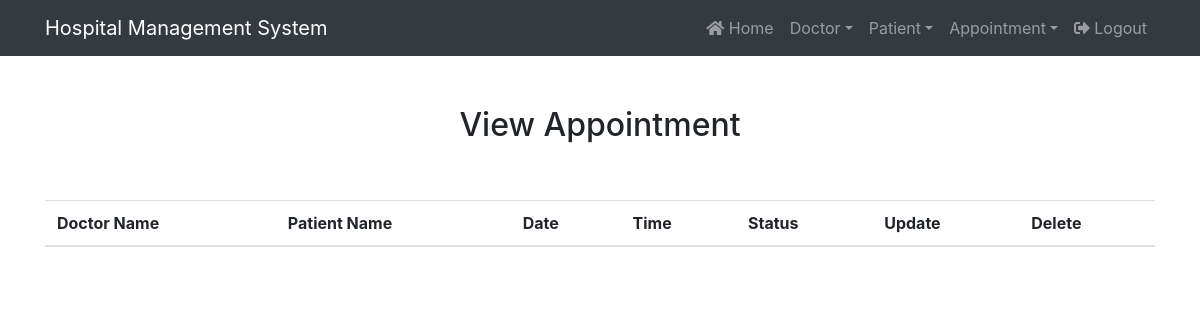
Before: /view_appointment/ (signed in) with the older database file.
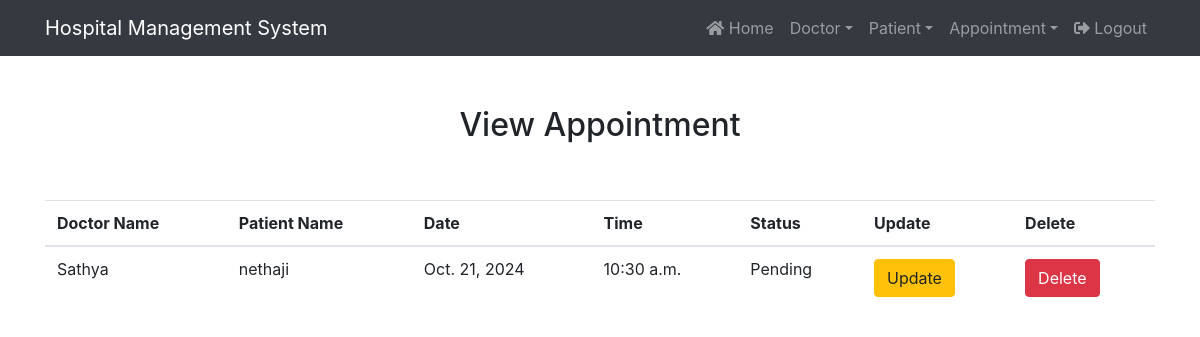
After: the same page with the newer database file.
### hospital/models.py (models this page shows, shortened)
class Appointment(models.Model):
    doctor = models.ForeignKey(Doctor, on_delete=models.CASCADE)  # if we delete doctors in above, it gets deleted here also
    patient = models.ForeignKey(Patient, on_delete=models.CASCADE)
    date1 = models.DateField()
    time1 = models.TimeField()
    status = models.CharField(max_length=10, choices=[('pending', 'pending'), ('Accepted', 'Accepted'), ('Rejected', 'Rejected')], default='Pending')
    notified = models.BooleanField(default=False)  # default case needed here

class Doctor(models.Model):
    name = models.CharField(max_length=50)
    mobile = models.IntegerField()
    specialization = models.CharField(max_length=50)
    email = models.EmailField()
    def __str__(self):
        return self.name

class Patient(models.Model):
    name = models.CharField(max_length=50)
    gender = models.CharField(max_length=5)
    age = models.IntegerField()
    mobile = models.IntegerField()
    address = models.CharField(max_length=50)
    email = models.EmailField()
    def __str__(self):
        return self.name

### hospital/views.py (the view)
# urls.py: path('view_appointment/', View_Appointment, name='view_appointment'),
def View_Appointment(request):
    if not request.user.is_staff:
        return redirect('login')
    apt = Appointment.objects.all()
    x = {'apt': apt}
    return render(request, 'view_appointment.html', x)

### hospital/templates/view_appointment.html (shortened to what this page needs)
{% extends 'navigationbar.html' %}
{% block body %}
{% load static %}
<div class="container" style="margin-top:50px">
    <h2 class="text-center">View Appointment</h2>
    <br><br>
    <table class="table table-hover" id="toolbar">
        <thead>
            <tr>
                <th> Doctor Name</th>
                <th> Patient Name</th>
                <th> Date</th>
                <th> Time</th>
                <th> Status</th>
                <th> Update</th>
                <th> Delete</th>
            </tr>
        </thead>
        <tbody>
            {% for i in apt %}
            <tr>
                <td>{{i.doctor}}</td>
                <td>{{i.patient}}</td>
                <td>{{i.date1}}</td>
                <td>{{i.time1}}</td>
                <td>{{i.status}}</td>
                <td>
                    <button type="button" class="btn btn-warning" data-bs-toggle="modal" data-bs-target="#updateModal{{ i.id }}">
                        Update
                    </button>
                </td>
                <td><a href="{% url 'delete_appointment' i.id %}" onclick="return confirm('Really want to delete?')" class="btn btn-danger">Delete</a></td>
            </tr>
            {% endfor %}
        </tbody>
    </table>
</div>
{% endblock %}

Changed rows visible on the page:
added Appointment: doctor "Sathya", patient "nethaji", date1 "Oct. 21, 2024", time1 "10:30 a.m.", status "Pending"
